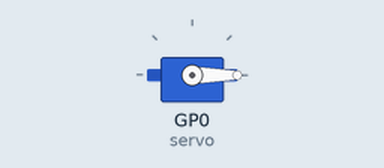
Simulated run of this program. Board: Raspberry Pi Pico running MicroPython. On the bench: servo.

Above: at 0.05 s.
At 1.75 s:
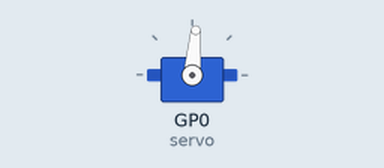
At 3.45 s:
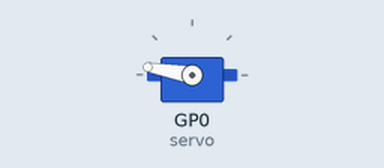
At 6.9 s:
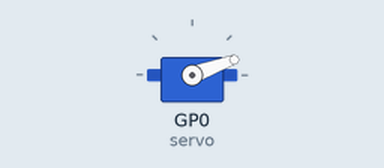
Timing chart, 0 to 9.4 s (numbered marks = the images above):
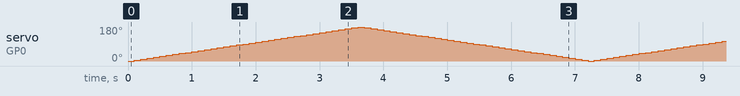

The program:

using_for_loop.py
```python
from machine import Pin,PWM
from servo import Servo
from time import sleep

#initialize PWM on GPIO
servo = Servo(Pin(0))

#sweep the servo from 0 to 180 degrees and back
while True:
    for angle in range (0,180,5):
        servo.write(angle)
        sleep(0.1)

    for angle in range (180,0,-5):
        servo.write(angle)
        sleep(0.1)
    
```
